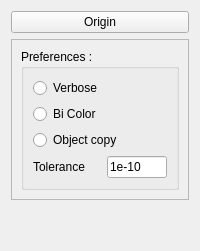
         <widget class="QWidget" name="Origin_Tab_2">
          <attribute name="icon">
           <iconset>
            <normaloff>../Icons/WF_Axes.svg</normaloff>../Icons/WF_Axes.svg</iconset>
          </attribute>
          <attribute name="title">
           <string>Ori. Pref.</string>
          </attribute>
          <layout class="QGridLayout" name="gridLayout_65">
           <item row="0" column="0">
            <widget class="QPushButton" name="button_origin">
             <property name="toolTip">
              <string>Create at origin: a point and X,Y and Z axis and XZ,XY  and YZ planes</string>
             </property>
             <property name="text">
              <string>Origin</string>
             </property>
             <property name="icon">
              <iconset>
               <normaloff>../Icons/WF_Axes.svg</normaloff>../Icons/WF_Axes.svg</iconset>
             </property>
             <property name="iconSize">
              <size>
               <width>32</width>
               <height>32</height>
              </size>
             </property>
            </widget>
           </item>
           <item row="1" column="0">
            <widget class="QFrame" name="frame_6">
             <property name="frameShape">
              <enum>QFrame::StyledPanel</enum>
             </property>
             <property name="frameShadow">
              <enum>QFrame::Raised</enum>
             </property>
             <layout class="QGridLayout" name="gridLayout_66">
              <item row="0" column="0">
               <widget class="QGroupBox" name="groupBox_13">
                <property name="title">
                 <string>Preferences :</string>
                </property>
                <layout class="QGridLayout" name="gridLayout_67">
                 <item row="0" column="0">
                  <widget class="QRadioButton" name="radioButton_verbose">
                   <property name="toolTip">
                    <string>Toggle here if you want a lot of information printed into report View.</string>
                   </property>
                   <property name="text">
                    <string>Verbose</string>
                   </property>
                   <property name="checked">
                    <bool>false</bool>
                   </property>
                   <property name="autoExclusive">
                    <bool>false</bool>
                   </property>
                  </widget>
                 </item>
                 <item row="1" column="0">
                  <widget class="QRadioButton" name="radioButton_biColor">
                   <property name="toolTip">
                    <string>Change the successive lines to be bicolor (red and white) for the following functions:
  - in &quot;Axis 1/2&quot; TAB:
	Axes=Cut(Wire)
  - in &quot;Circle&quot; TAB:
	Arcs=Cut(Circle)  
</string>
                   </property>
                   <property name="text">
                    <string>Bi Color</string>
                   </property>
                   <property name="autoExclusive">
                    <bool>false</bool>
                   </property>
                  </widget>
                 </item>
                 <item row="2" column="0">
                  <widget class="QRadioButton" name="radioButton_copy">
                   <property name="toolTip">
                    <string>Force the duplication of the Parent Object for the following functions:
  - in &quot;Axis 2/2&quot; TAB:
	Axes=(Axis,Pt,dist)
	If an Edge of a Cube is selected the Cube is duplicate 
	with the corresponding
	Edge at the defined distance from the original.
  - in &quot;Plane&quot; TAB:
	Plane=(Plane,dist)  </string>
                   </property>
                   <property name="text">
                    <string>Object copy</string>
                   </property>
                  </widget>
                 </item>
                 <item row="3" column="0">
                  <layout class="QHBoxLayout" name="horizontalLayout_44">
                   <item>
                    <widget class="QLabel" name="label_10">
                     <property name="toolTip">
                      <string>Change the tolerance for the following functions:
  - in &quot;Check&quot; TAB:
	are Parallel?
	are Perpendicular?
	are Coplanar?</string>
                     </property>
                     <property name="text">
                      <string>Tolerance</string>
                     </property>
                    </widget>
                   </item>
                   <item>
                    <widget class="QLineEdit" name="tolerance_edit">
                     <property name="maximumSize">
                      <size>
                       <width>60</width>
                       <height>16777215</height>
                      </size>
                     </property>
                     <property name="toolTip">
                      <string>Change the tolerance for the following functions:
  - in &quot;Check&quot; TAB:
	are Parallel?
	are Perpendicular?
	are Coplanar?</string>
                     </property>
                     <property name="text">
                      <string>1e-10</string>
                     </property>
                    </widget>
                   </item>
                  </layout>
                 </item>
                </layout>
               </widget>
              </item>
             </layout>
            </widget>
           </item>
           <item row="2" column="0">
            <spacer name="verticalSpacer_17">
             <property name="orientation">
              <enum>Qt::Vertical</enum>
             </property>
             <property name="sizeHint" stdset="0">
              <size>
               <width>20</width>
               <height>40</height>
              </size>
             </property>
            </spacer>
           </item>
          </layout>
         </widget>
